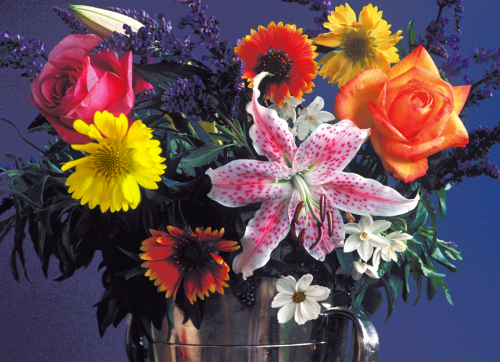
%> input picture FFT/flowers.tif, 500 x 362 px
$ octave --eval "result = fft_global(imread('flowers.tif'));"   (GNU Octave 9; MATLAB toolbox functions it lacks are replaced by stand-ins)
%> lines starting %> are read from the running program, lines starting %| are printed output that depends on the picture
function [F_Y_mask, F_Cb_mask, F_Cr_mask, RGB] = fft_global(I, r_Y, r_C, fig)

% 1. FFT on entire image

%if (nargin < 2), r_Y = 0.8; end
%if (nargin < 3), r_C = 0.3; end
if (nargin < 4), fig = 1; end

% initialization
RGB = double(I) / 255;

% scaling for log images
sc = 0.5;

% RGB->YCBCR
YCbCr = (rgb2ycbcr(RGB));
%> YCbCr: size 362x500x3 double; mean of channels 1, 2, 3 0.348, 0.5, 0.54
Y = YCbCr(:,:,1);   %we assign each component to a column
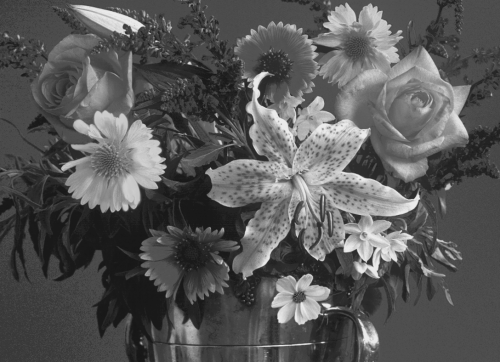
%> Y: size 362x500 double; min 0.0885, max 0.922, mean 0.348
Cb = YCbCr(:,:,2);
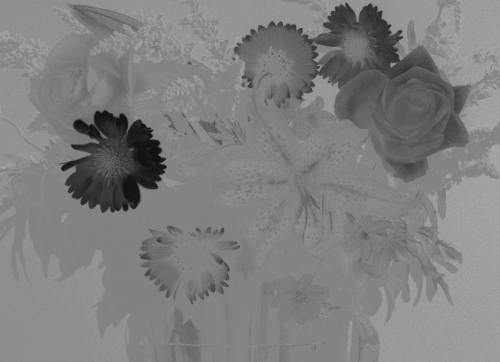
%> Cb: size 362x500 double; min 0.0633, max 0.673, mean 0.5
Cr = YCbCr(:,:,3);
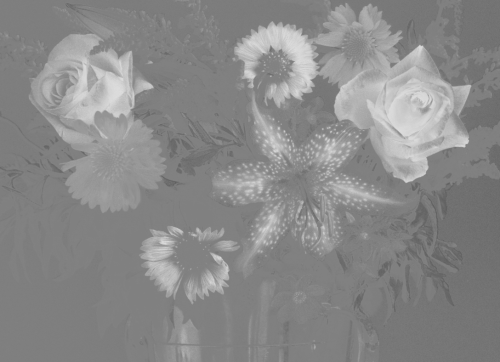
%> Cr: size 362x500 double; min 0.377, max 0.867, mean 0.54

% FFT transform

% Y channel
F_Y = fftshift(fft2(Y));
if(fig)
	F_Y_log = sc * log10(1 + abs(F_Y));
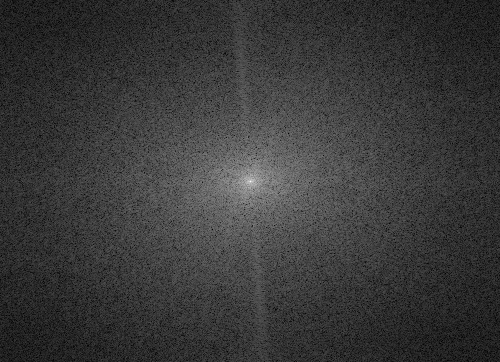
%> F_Y_log: size 362x500 double; min 0.00394, max 2.4, mean 0.545; drawn with min black and max white
	[fx,fy] = freqspace(size(F_Y));
%> fx = 500 values from -1 to 0.996; fy = 362 values from -1 to 0.994
	%figure, mesh(fx, fy, F_Y_log), title('3D shifted abs of FFT2 of Y channel');
	%figure, imshow(F_Y_log / max(max(F_Y_log))), title('shifted abs of FFT2 of Y channel');
end

% Cb channel
F_Cb = fftshift(fft2(Cb));
if(fig)
	F_Cb_log = sc * log10(1 + abs(F_Cb));
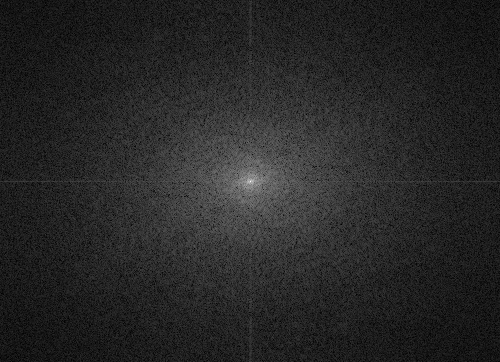
%> F_Cb_log: size 362x500 double; min 0.00439, max 2.48, mean 0.385; drawn with min black and max white
	[fx,fy] = freqspace(size(F_Cb));
	%figure, mesh(fx, fy, F_Cb_log), title('3D shifted abs of FFT2 of Cb channel');
	%figure, imshow(F_Cb_log / max(max(F_Cb_log))), title('shifted abs of FFT2 of Cb channel');
end

% Cr channel
F_Cr = fftshift(fft2(Cr));
if(fig)
	F_Cr_log = sc * log10(1 + abs(F_Cr));
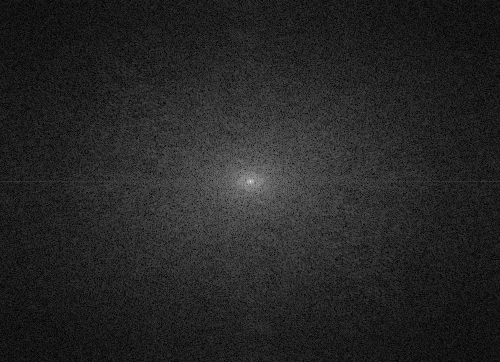
%> F_Cr_log: size 362x500 double; min 0.00102, max 2.49, mean 0.371; drawn with min black and max white
	[fx,fy] = freqspace(size(F_Cr));
	%figure, mesh(fx, fy, F_Cr_log), title('3D shifted abs of FFT2 of Cr channel');
	%figure, imshow(F_Cr_log / max(max(F_Cr_log))), title('shifted abs of FFT2 of Cr channel');
end

% mask application
[r, c] = size(Y);
%> r = 362; c = 500
[fx, fy] = meshgrid((1:c) - (c+1)/2, (1:r) - (r+1)/2);
rc = min(r, c) / 2;
%> rc = 181

% Y channel
m_Y = zeros(r, c);
%> (the run ends here)
